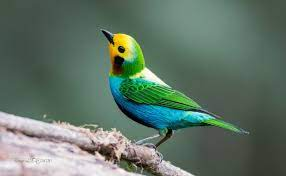
#> input picture bird.jpeg, 286 x 176 px
$ jupyter execute --allow-errors 'Intensity Transformations.ipynb'   (shell and % lines are left out)
#> lines starting #> are read from the running program, lines starting #| are printed output that depends on the picture
# Identity Transformations

[cell 1]
# Identity Transfrom

import cv2 as cv
import numpy as np
import matplotlib.pyplot as plt

transform = np.arange(0, 256).astype('uint8')
fig, ax = plt.subplots()
ax.plot(transform)
ax.set_xlabel(r'Input, $f(\mathbf{x})$')
ax.set_ylabel('Output, $\mathrm{T}[f(\mathbf{x})]$')
ax.set_xlim(0,255)
ax.set_ylim(0,255)
ax.set_aspect('equal')
# plt.savefig('../../EN2550Lectures/en2550_lec02_point_operations_and_linear_filtering/figures/identity_transform.png')
plt.show()
#> figure, not shown here; curve peaks at x = 255, y = 255

img_orig = cv.imread('bird.jpeg', cv.IMREAD_GRAYSCALE)
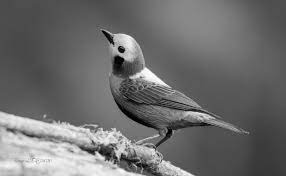
#> img_orig: shape (176, 286); min 0, max 255, mean 109.5
print(img_orig.shape)
#| (176, 286)
cv.namedWindow('Image', cv.WINDOW_AUTOSIZE)
cv.imshow('Image', img_orig)
cv.waitKey(0)
image_transformed = cv.LUT(img_orig, transform)
cv.imshow('Image', image_transformed)
cv.waitKey(0)
cv.destroyAllWindows()

# Negative Transformation

[cell 2]
transform = np.arange(255,-1,-1,dtype='uint8')

fig,ax = plt.subplots()
ax.plot(transform)
ax.set_xlabel(r'Input, $f(\mathbf{x})$')
ax.set_ylabel('Output, $T[f(\mathbf{x})]$')
ax.set_xlim(0, 255)
ax.set_ylim(0, 255)
ax.set_aspect('equal')
plt.savefig('transform.png')
#> figure, not shown here; curve peaks at x = 0, y = 255
plt.show()

img_orig = cv.imread('bird.jpeg',cv.IMREAD_GRAYSCALE)

cv.namedWindow('Image_ori',cv.WINDOW_AUTOSIZE)
cv.imshow('Image_ori',img_orig)
cv.waitKey(0)
image_transformed = cv.LUT(img_orig,transform)
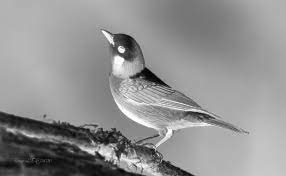
#> image_transformed: shape (176, 286); min 0, max 255, mean 145.5
cv.imshow('Image_new',image_transformed)
cv.waitKey(0)
cv.destroyAllWindows()

# Intensity Windowing

[cell 3]
import cv2 as cv
import numpy as np
import matplotlib.pyplot as plt

c = np.array([(100, 50), (150, 200)])
t1 = np.linspace(0, c[0, 1], c[0, 0] + 1 - 0).astype('uint8')
t2 = np.linspace(51,200,50).astype('uint8')
t3 = np.linspace(201,255,255-150).astype('uint8')

transform = np.concatenate((t1,t2,t3))

# Create a subplot for plotting
fig, ax = plt.subplots()
# Plot the transformation
ax.plot(transform)
ax.set_xlabel(r'Input, $f(\mathbf{x})$')
ax.set_ylabel('Output, $T[f(\mathbf{x})]$')
ax.set_xlim(0, 255)
ax.set_ylim(0, 255)
ax.set_aspect('equal')
plt.savefig('transform.png')
#> figure, not shown here; curve peaks at x = 255, y = 255
plt.show()


image_original = cv.imread('bird.jpeg',cv.IMREAD_GRAYSCALE)

cv.imshow('Orignal Image',image_original)
cv.waitKey(0)
cv.destroyAllWindows()


transformed_image = cv.LUT(image_original,transform)
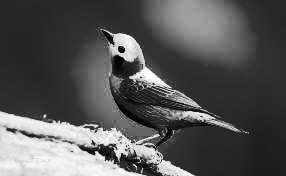
#> transformed_image: shape (176, 286); min 0, max 255, mean 85.8
cv.imshow('transformed',transformed_image)
cv.waitKey(0)
cv.destroyAllWindows()

# Gamma Correction

[cell 4]
import numpy as np
import matplotlib.pyplot as plt
import cv2 as cv

image_original = cv.imread('tom.jpeg',cv.IMREAD_COLOR)

cv.imshow("Tom original",image_original)

gamma = 1.6
table = np.array([(i/255)**gamma*255 for i in range(0,256)]).astype('uint8')

#> (the rest of this cell did not finish here and is left out)

[cell 5]
plt.plot(table)
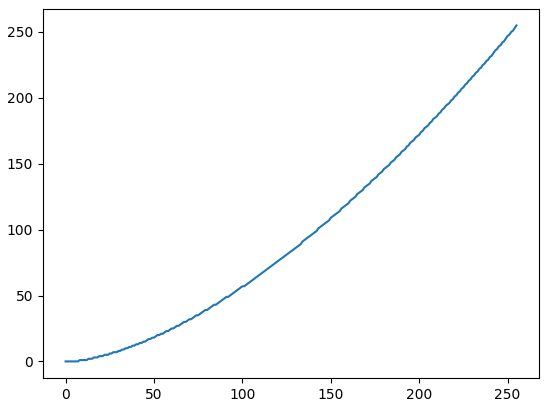
#> figure drawn by matplotlib, 1 panel; curve peaks at x = 255, y = 255

# Histagram of a Grayscale Image

[cell 6]
import cv2 as cv
import numpy as np
import matplotlib.pyplot as plt

img = cv.imread('bird.jpeg',cv.IMREAD_GRAYSCALE)
hist = cv.calcHist([img],[0],None,[256],[0,256])
#> hist = 256 values, max 1706 at index 76, min 3 at index 251, mean 196.6
plt.plot(hist)
plt.xlim([0,256])
#> figure, not shown here; curve peaks at x = 76, y = 1706

# Histogram of a colored Image

[cell 7]
import numpy as np
import cv2 as cv
import matplotlib.pyplot as plt


img = cv.imread('bird.jpeg',cv.IMREAD_COLOR)
#> img is the input picture: shape (176, 286, 3); mean B, G, R 104, 116.7, 97.6

color = ('b','g','r')

for i,c in enumerate(color):
    hist = cv.calcHist([img],[i],None,[256],[0,255])
    plt.plot(hist,color=c)
#> figure, not shown here; curve peaks at x = 74, y = 1483; curve peaks at x = 81, y = 1178; curve peaks at x = 80, y = 1697

# Gamma and Histograms

[cell 8]
import cv2 as cv
import numpy as np
import matplotlib.pyplot as plt

image_original = cv.imread('bird.jpeg',cv.IMREAD_COLOR)

gamma =2
table =np.array([(i/255)**gamma*255 for i in range(0,256)]).astype('uint8')

image_gamma = cv.LUT(image_original,table)
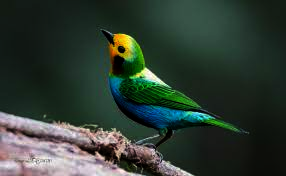
#> image_gamma: shape (176, 286, 3); mean B, G, R 51.1, 60.6, 47.7


f,ax = plt.subplots(3,2,figsize = (8,8))
image_original = cv.cvtColor(image_original,cv.COLOR_BGR2RGB)
image_gamma = cv.cvtColor(image_gamma,cv.COLOR_BGR2RGB)

ax[0,0].imshow(image_original)
ax[0,1].imshow(image_gamma)


color =('b','g','r')

for i,c in enumerate(color):
    hist_orig = cv.calcHist([image_original],[i],None,[256],[0,256])
    ax[1,0].plot(hist_orig,color=c)
    hist_g = cv.calcHist([image_gamma],[i],None,[256],[0,256])
    ax[1,1].plot(hist_g,color=c)


ax[2,0].plot(table)
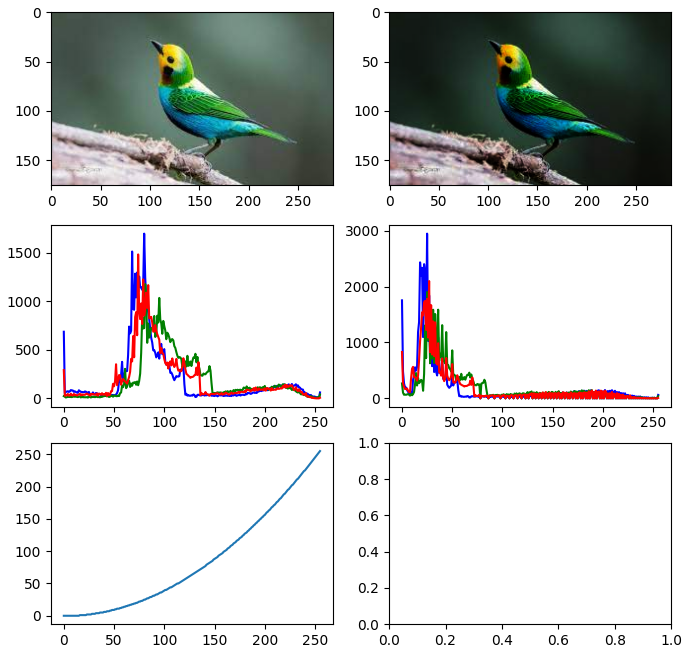
#> figure drawn by matplotlib, 5 panels; panel 3: curve peaks at x = 80, y = 1697; panel 3: curve peaks at x = 81, y = 1178; panel 3: curve peaks at x = 74, y = 1483; panel 4: curve peaks at x = 25, y = 2948

# Gamma Correction with OpenCV

[cell 9]
import cv2 as cv
import numpy as np
import matplotlib.pyplot as plt

f = cv.imread('bird.jpeg',cv.IMREAD_COLOR)/255

gamma =4


cv.imshow('abc',f)
cv.imshow('cbc',f**gamma)
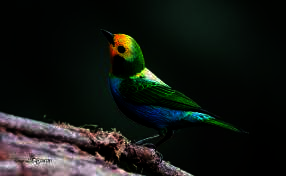
#> window 'cbc': shape (176, 286, 3) float64; mean B, G, R 0.0807, 0.0944, 0.0834
cv.waitKey(0)
cv.destroyAllWindows()

# Histagram Equalization

[cell 10]
# Histogram Equalization
import cv2 as cv
import numpy as np
from matplotlib import pyplot as plt
img = cv.imread('bird.jpeg',cv.IMREAD_GRAYSCALE)


hist,bins = np.histogram(img.ravel(),256,[0,256])
#> bins = 257 values from 0 to 256
cdf = hist.cumsum()
#> cdf = 256 values from 63 to 50336
cdf_normalized = cdf * hist.max()/ cdf.max()
#> cdf_normalized = 256 values from 2.14 to 1706
plt.plot(cdf_normalized, color = 'b')
plt.hist(img.flatten(),256,[0,256], color = 'r')
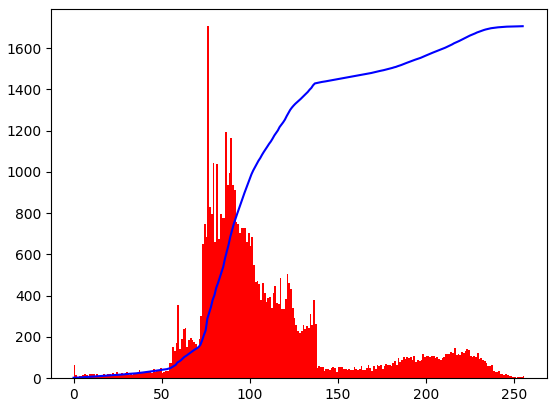
#> figure drawn by matplotlib, 1 panel; tallest bar 1706 high, from x = 76 to 77; curve peaks at x = 255, y = 1706

[cell 11]
equ = cv.equalizeHist(img)
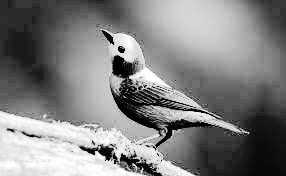
#> equ: shape (176, 286); min 0, max 255, mean 128.8

hist,bins = np.histogram(equ.ravel(),256,[0,256])    # ravel -> flatten the img into 1D array
#> hist = 256 values, max 1706 at index 43, min 0 at index 10, mean 196.6
cdf = hist.cumsum()
#> cdf = 256 values from 145 to 50336
cdf_normalized = cdf * hist.max()/ cdf.max()
#> cdf_normalized = 256 values from 4.91 to 1706
plt.plot(cdf_normalized, color = 'b')
plt.hist(equ.flatten(),256,[0,256], color = 'r')
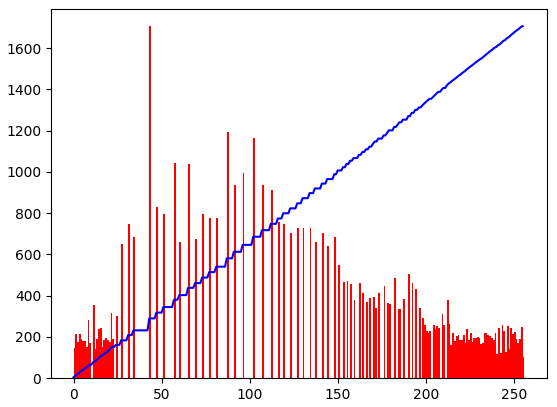
#> figure drawn by matplotlib, 1 panel; tallest bar 1706 high, from x = 43 to 44; curve peaks at x = 255, y = 1706

$ run again, with marilyn.png saved as bird.jpeg
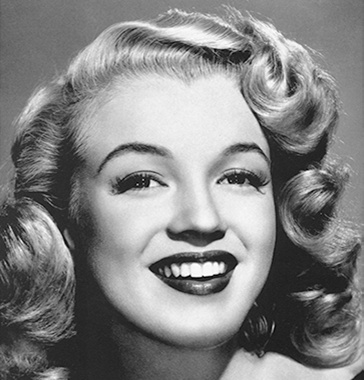
#> input picture marilyn.png, 364 x 380 px
#> img_orig is the input picture: shape (380, 364); min 0, max 255, mean 132.4
#| (380, 364)
#> `hist = cv.calcHist([img],[0],None,[256],[0,256])`: hist = 256 values, max 1722 at index 40, min 1 at index 1, mean 540.3
#> `cv.imshow('cbc',f**gamma)`:
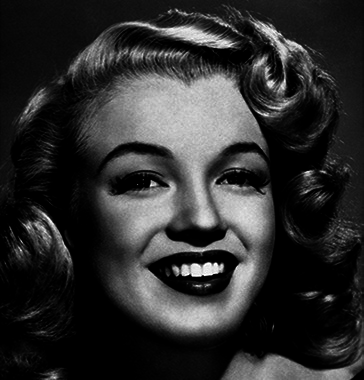
#> window 'cbc': shape (380, 364, 3) float64; min 0, max 1, mean 0.184
#> bins = 257 values from 0 to 256
#> `cdf = hist.cumsum()`: cdf = 256 values from 6 to 138320
#> `cdf_normalized = cdf * hist.max()/ cdf.max()`: cdf_normalized = 256 values from 0.0747 to 1722
#> `hist,bins = np.histogram(equ.ravel(),256,[0,256])`: hist = 256 values, max 1722 at index 21, min 0 at index 5, mean 540.3
#> `cdf = hist.cumsum()`: cdf = 256 values from 270 to 138320
#> `cdf_normalized = cdf * hist.max()/ cdf.max()`: cdf_normalized = 256 values from 3.36 to 1722
#> `[cell 11] equ = cv.equalizeHist(img)  hist,bins = np.histogram(equ.rav..`:
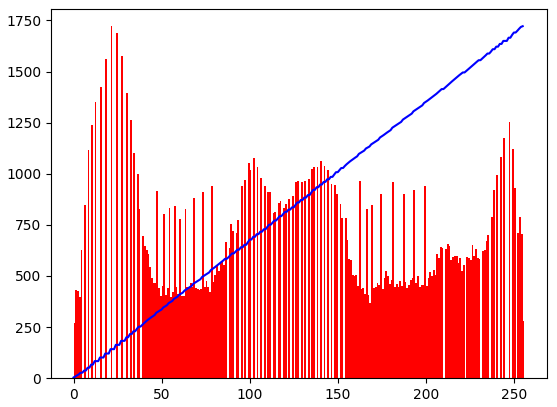
#> figure drawn by matplotlib, 1 panel; tallest bar 1722 high, from x = 21 to 22; curve peaks at x = 255, y = 1722

$ run again, with plage.jpg copied over bird.jpeg
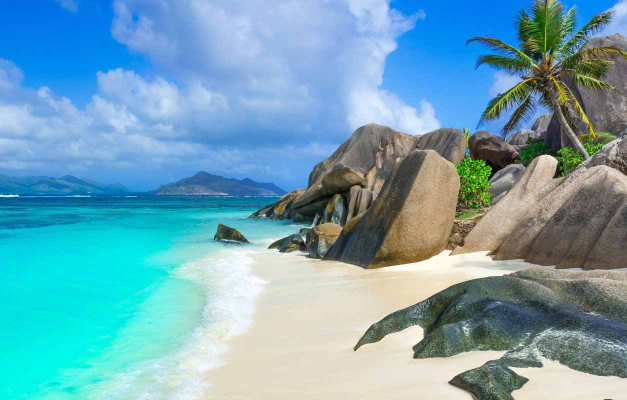
#> input picture plage.jpg, 1254 x 800 px (shown at 1/2 size)
#| (800, 1254)
#> `hist = cv.calcHist([img],[0],None,[256],[0,256])`: hist = 256 values, max 27788 at index 220, min 9 at index 1, mean 3918.8
#> img is the input picture: shape (800, 1254, 3); mean B, G, R 180.9, 164.5, 112.3
#> bins = 257 values from 0 to 256
#> `cdf = hist.cumsum()`: cdf = 256 values from 33 to 1003200
#> `cdf_normalized = cdf * hist.max()/ cdf.max()`: cdf_normalized = 256 values from 0.914 to 27788
#> `hist,bins = np.histogram(equ.ravel(),256,[0,256])`: hist = 256 values, max 27788 at index 228, min 0 at index 40, mean 3918.8
#> `cdf = hist.cumsum()`: cdf = 256 values from 1987 to 1003200
#> `cdf_normalized = cdf * hist.max()/ cdf.max()`: cdf_normalized = 256 values from 55.04 to 27788
#> `[cell 11] equ = cv.equalizeHist(img)  hist,bins = np.histogram(equ.rav..`:
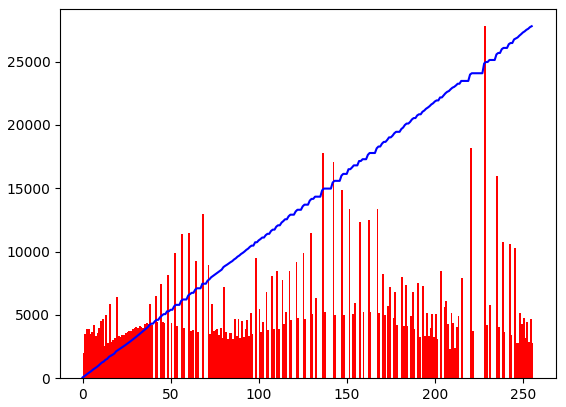
#> figure drawn by matplotlib, 1 panel; tallest bar 27788 high, from x = 228 to 229; curve peaks at x = 255, y = 27788
